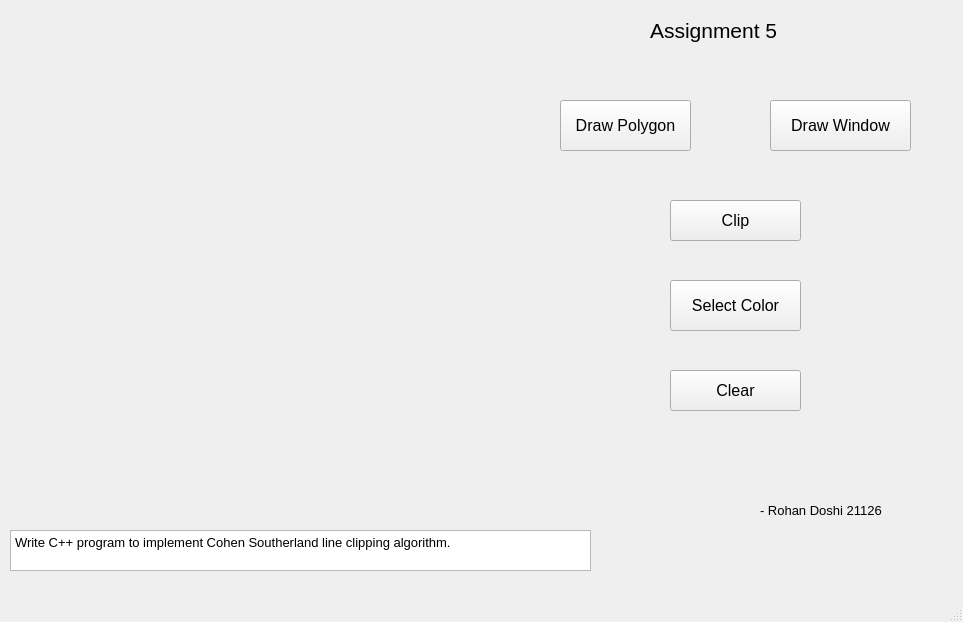
<?xml version="1.0" encoding="UTF-8"?>
<ui version="4.0">
 <class>MainWindow</class>
 <widget class="QMainWindow" name="MainWindow">
  <property name="geometry">
   <rect>
    <x>0</x>
    <y>0</y>
    <width>963</width>
    <height>622</height>
   </rect>
  </property>
  <property name="windowTitle">
   <string>MainWindow</string>
  </property>
  <widget class="QWidget" name="centralwidget">
   <widget class="QLabel" name="label">
    <property name="geometry">
     <rect>
      <x>0</x>
      <y>0</y>
      <width>500</width>
      <height>500</height>
     </rect>
    </property>
    <property name="text">
     <string/>
    </property>
   </widget>
   <widget class="QPushButton" name="DrawPolygon">
    <property name="geometry">
     <rect>
      <x>560</x>
      <y>100</y>
      <width>131</width>
      <height>51</height>
     </rect>
    </property>
    <property name="font">
     <font>
      <pointsize>12</pointsize>
     </font>
    </property>
    <property name="text">
     <string>Draw Polygon</string>
    </property>
   </widget>
   <widget class="QPushButton" name="DrawWindow">
    <property name="geometry">
     <rect>
      <x>770</x>
      <y>100</y>
      <width>141</width>
      <height>51</height>
     </rect>
    </property>
    <property name="font">
     <font>
      <pointsize>12</pointsize>
     </font>
    </property>
    <property name="text">
     <string>Draw Window</string>
    </property>
   </widget>
   <widget class="QPushButton" name="ClipButton">
    <property name="geometry">
     <rect>
      <x>670</x>
      <y>200</y>
      <width>131</width>
      <height>41</height>
     </rect>
    </property>
    <property name="font">
     <font>
      <pointsize>12</pointsize>
     </font>
    </property>
    <property name="text">
     <string>Clip</string>
    </property>
   </widget>
   <widget class="QPushButton" name="ClearButton">
    <property name="geometry">
     <rect>
      <x>670</x>
      <y>370</y>
      <width>131</width>
      <height>41</height>
     </rect>
    </property>
    <property name="font">
     <font>
      <pointsize>12</pointsize>
     </font>
    </property>
    <property name="text">
     <string>Clear</string>
    </property>
   </widget>
   <widget class="QPushButton" name="SelectColor">
    <property name="geometry">
     <rect>
      <x>670</x>
      <y>280</y>
      <width>131</width>
      <height>51</height>
     </rect>
    </property>
    <property name="font">
     <font>
      <pointsize>12</pointsize>
     </font>
    </property>
    <property name="text">
     <string>Select Color</string>
    </property>
   </widget>
   <widget class="QLabel" name="label_2">
    <property name="geometry">
     <rect>
      <x>650</x>
      <y>10</y>
      <width>161</width>
      <height>41</height>
     </rect>
    </property>
    <property name="font">
     <font>
      <pointsize>16</pointsize>
     </font>
    </property>
    <property name="text">
     <string>Assignment 5</string>
    </property>
   </widget>
   <widget class="QLabel" name="label_3">
    <property name="geometry">
     <rect>
      <x>760</x>
      <y>490</y>
      <width>161</width>
      <height>41</height>
     </rect>
    </property>
    <property name="font">
     <font>
      <pointsize>10</pointsize>
     </font>
    </property>
    <property name="text">
     <string>- Rohan Doshi 21126</string>
    </property>
   </widget>
   <widget class="QTextBrowser" name="textBrowser">
    <property name="geometry">
     <rect>
      <x>10</x>
      <y>530</y>
      <width>581</width>
      <height>41</height>
     </rect>
    </property>
    <property name="html">
     <string>&lt;!DOCTYPE HTML PUBLIC &quot;-//W3C//DTD HTML 4.0//EN&quot; &quot;http://www.w3.org/TR/REC-html40/strict.dtd&quot;&gt;
&lt;html&gt;&lt;head&gt;&lt;meta name=&quot;qrichtext&quot; content=&quot;1&quot; /&gt;&lt;style type=&quot;text/css&quot;&gt;
p, li { white-space: pre-wrap; }
&lt;/style&gt;&lt;/head&gt;&lt;body style=&quot; font-family:'MS Shell Dlg 2'; font-size:7.8pt; font-weight:400; font-style:normal;&quot;&gt;
&lt;p style=&quot; margin-top:0px; margin-bottom:0px; margin-left:0px; margin-right:0px; -qt-block-indent:0; text-indent:0px;&quot;&gt;&lt;span style=&quot; font-size:10pt;&quot;&gt;Write C++ program to implement Cohen Southerland line clipping algorithm.&lt;/span&gt;&lt;/p&gt;&lt;/body&gt;&lt;/html&gt;</string>
    </property>
   </widget>
  </widget>
  <widget class="QMenuBar" name="menubar">
   <property name="geometry">
    <rect>
     <x>0</x>
     <y>0</y>
     <width>963</width>
     <height>25</height>
    </rect>
   </property>
  </widget>
  <widget class="QStatusBar" name="statusbar"/>
 </widget>
 <resources/>
 <connections/>
</ui>
